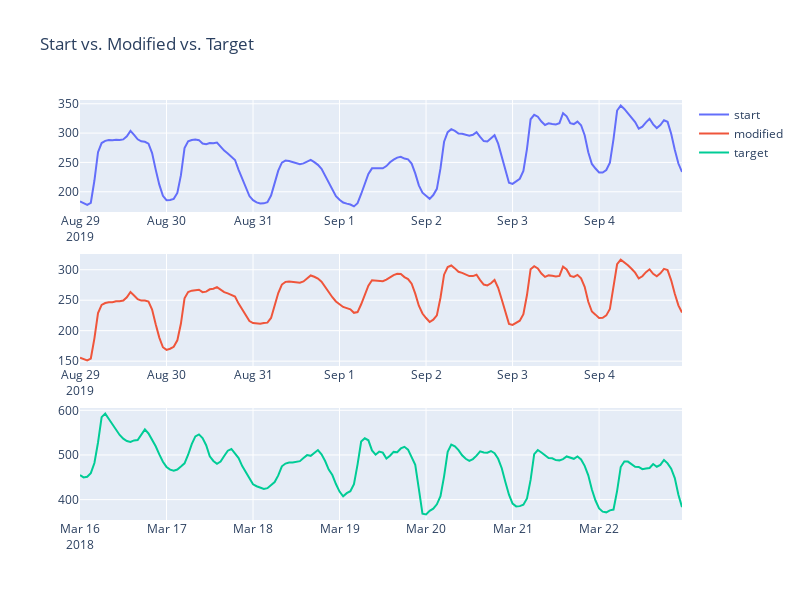

Notebook code for this chart:
### Code cell
fig = make_subplots(rows=3, cols=1)

fig.add_trace(go.Line(x=data[start_ts_index].index, y=data[start_ts_index]["grid1-load"], name="start"), row=1, col=1)
fig.add_trace(go.Line(x=solution_ts.index, y=solution_ts, name="modified"), row=2, col=1)
fig.add_trace(go.Line(x=data[target_ts_index].index, y=data[target_ts_index]["grid1-load"], name="target"), row=3, col=1)

fig.update_layout(height=600, width=800, title_text=f"Start vs. Modified vs. Target")

fig.show()

### Figure 1 — Plotly figure (JSON) as saved in the notebook; plotly's stock layout.template omitted (floating-point values rounded to 4 significant figures; data arrays with more than 128 entries replaced by an {"elided": "..."} marker saying what was removed)
{"data": [{"name": "start", "type": "scatter", "x": {"elided": "168 str values"}, "xaxis": "x", "y": {"elided": "168 float values"}, "yaxis": "y"}, {"name": "modified", "type": "scatter", "x": {"elided": "168 str values"}, "xaxis": "x2", "y": {"elided": "168 float values"}, "yaxis": "y2"}, {"name": "target", "type": "scatter", "x": {"elided": "168 str values"}, "xaxis": "x3", "y": {"elided": "168 float values"}, "yaxis": "y3"}], "layout": {"height": 600, "title": {"text": "Start vs. Modified vs. Target"}, "width": 800, "xaxis": {"anchor": "y", "domain": [0, 1]}, "xaxis2": {"anchor": "y2", "domain": [0, 1]}, "xaxis3": {"anchor": "y3", "domain": [0, 1]}, "yaxis": {"anchor": "x", "domain": [0.7333, 1]}, "yaxis2": {"anchor": "x2", "domain": [0.3667, 0.6333]}, "yaxis3": {"anchor": "x3", "domain": [0, 0.2667]}}}
